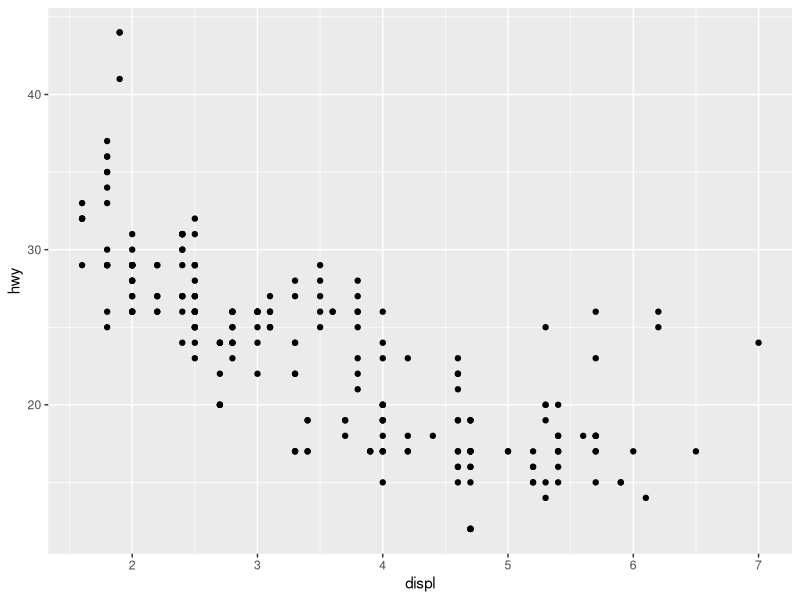
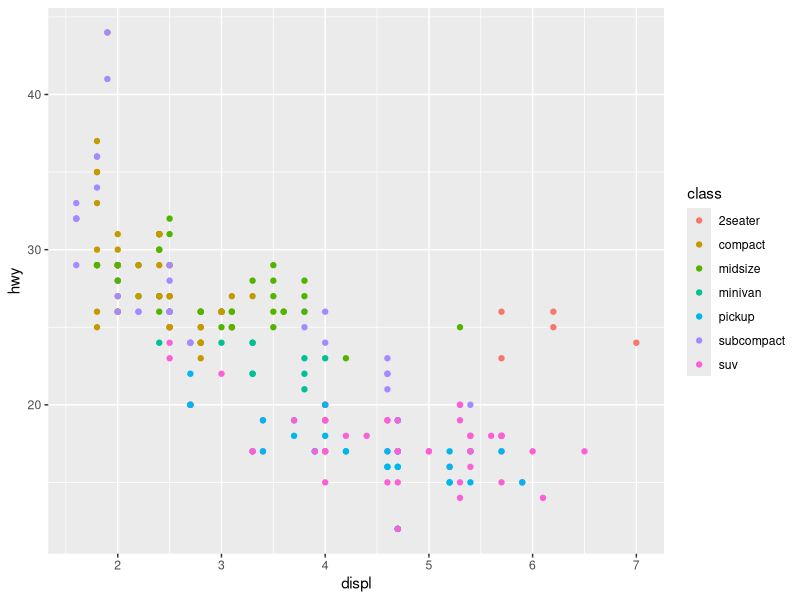
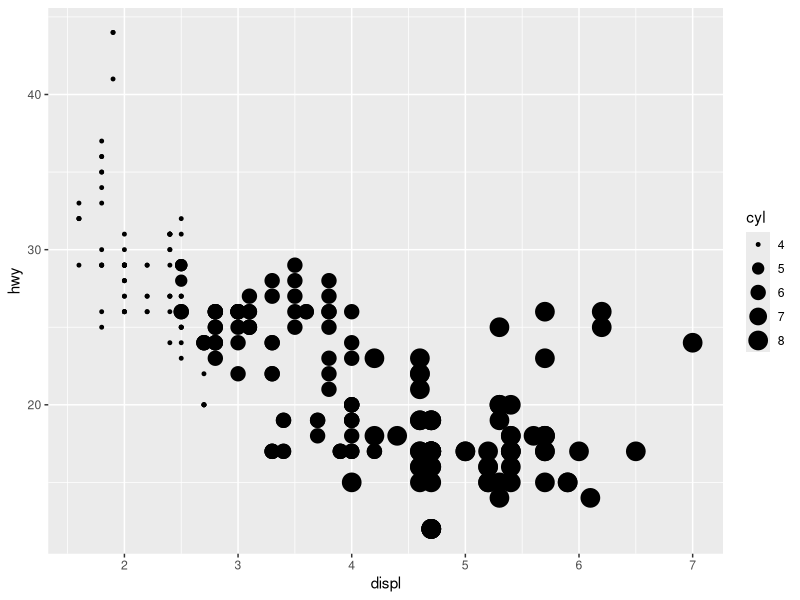
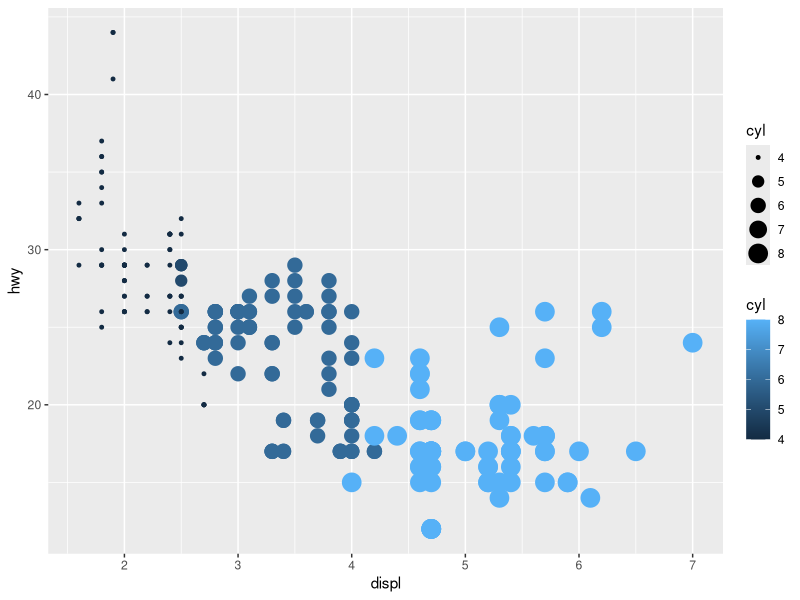
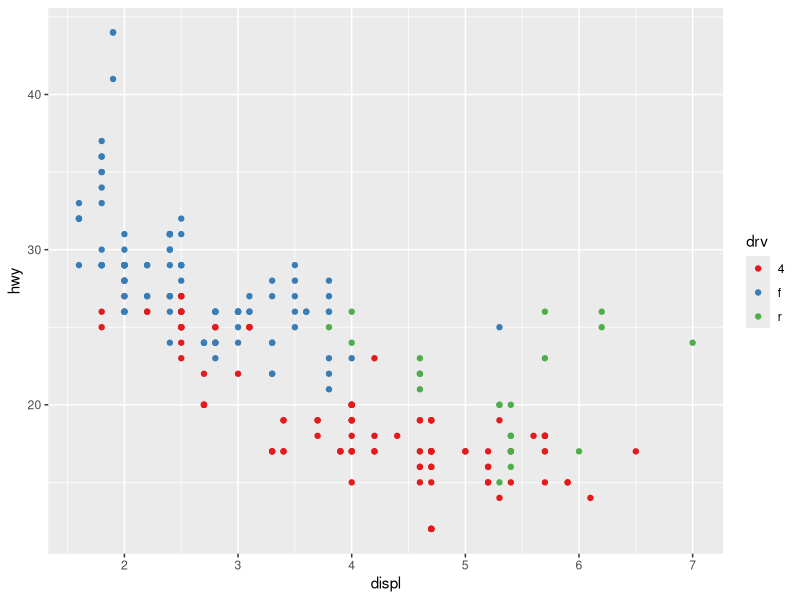
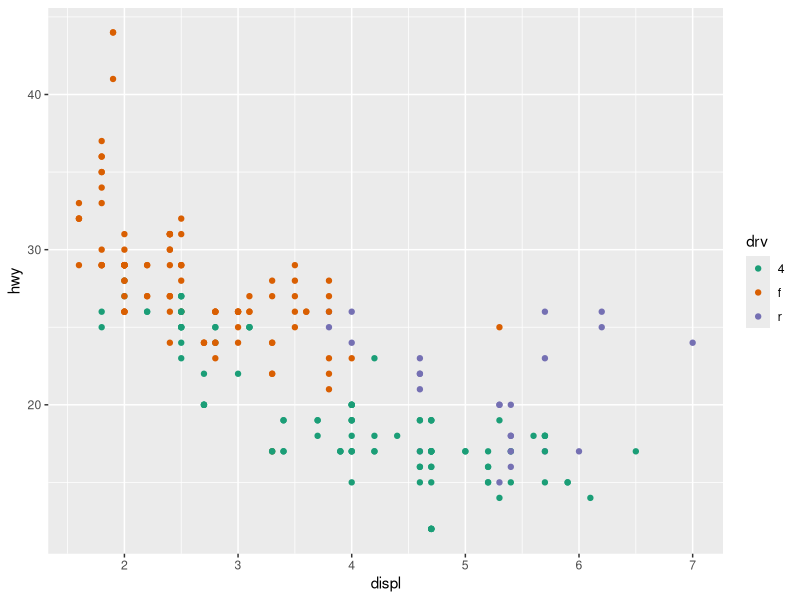
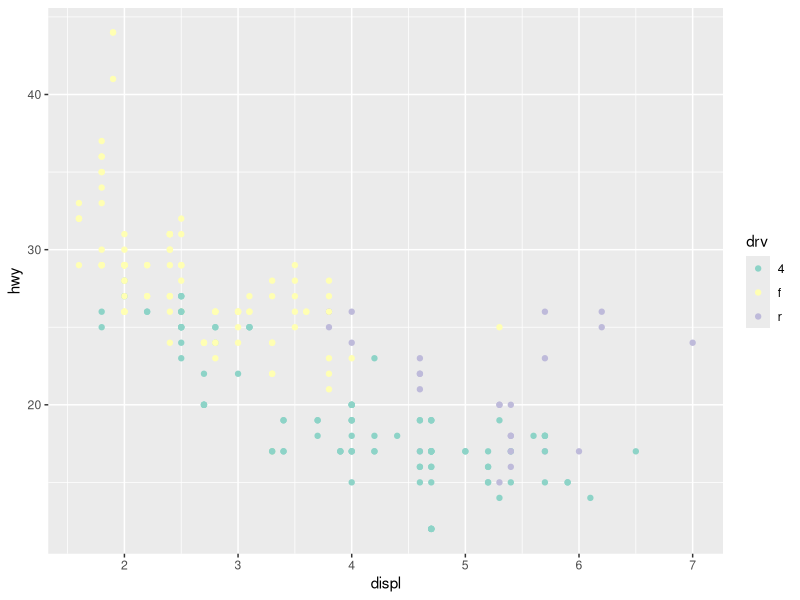
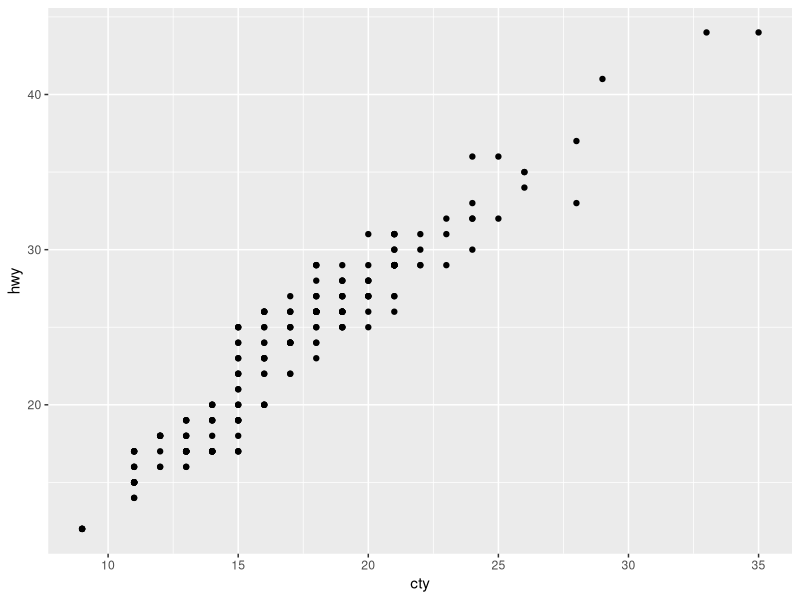

The R source for these figures, in order:
#library(ggplot2)

library(tidyverse)# QUESTION: How can you find out what other datasets are included with ggplot2 ?

data(package="ggplot2")
#data(package="tidyverse")
# Question : Can you List all datasets that are loaded in the memory currently ?
data()

# miles per gallon Dataset
# Fuel economy data from 1999 and 2008 for 38 popular models of car
# http://fueleconomy.gov.
mpg

# Basic Data
nrow(mpg)
ncol(mpg)
names(mpg)
class(mpg)
dim(mpg)
head(mpg)
summary(mpg)

##### DATA SET ####
# 1 Gallon = 3.78 Litres
# 1 Mile = 1.6 km
#• cty and hwy record miles per gallon (mpg) for city and highway driving.
#• displ is the engine displacement in litres.
#       Volume displaced by Pistons
#• drv is the drivetrain: front wheel (f), rear wheel (r) or four wheel (4).
#       The drivetrain (also called driveline) is the sum of components which
#       are delivering the engine power to the wheels. For example, on a rear-wheel drive (RWD) vehicle,
#       the drivetrain consists of: clutch (or torque converter), gearbox (manual or automatic),
#       propeller shaft, differential and drive shafts.
#• model is the model of car. There are 38 models, selected because they had
#   a new edition every year between 1999 and 2008.
#• class, is a categorical variable describing the “type” of car:
#      two seater, SUV, compact, etc.
#• fl, fuel type

############# How to get Unique strings ######
unique(mpg$manufacturer)
unique(mpg$model)
unique(mpg$class)
unique(mpg$fl)

### Questions for thought.
# 1. Do certain manufacturers produce cars with better mileage?
# 2. How fuel economy improved in the decade in question ( 1999-2008) ?

## Exercise
# 1. Which manufacturer has the most the models in this dataset?

### Answer
#library(dplyr)
# group_by(col,..) %>% summarise(action)
by_manufacturer <- group_by(mpg,manufacturer)
numberofModels <- summarise(by_manufacturer, count = n_distinct(model))

## Please further explore package dplyr
# at R Prompt : browseVignettes(package = "dplyr")

#######  ggplot key components - Function call Structure #######
# 1. data (mpg) and x,y var(Aesthetic mapping) are supplied to ggplot
# 2. A layer can be added using '+'

# https://ggplot2.tidyverse.org/reference/geom_point.html
# Scatter Plot defined by
#This produces a scatterplot defined by:
#1. Data: mpg.
#2. Aesthetic mapping: engine size mapped to x position, fuel economy to y
#   position.
#3. Layer: points.
# sns.scatterplot(data=mpg, x="displ", y="hwy")
ggplot(data=mpg) +
  geom_point(mapping = aes(x = displ, y = hwy))

# sns.scatterplot(data=mpg, x="displ", y="hwy", hue="class")
ggplot(data=mpg) +
  geom_point(mapping = aes(x = displ, y = hwy, color=class))

# sns.scatterplot(data=mpg, x="displ", y="hwy", hue="class")
ggplot(data=mpg) +
  geom_point(mapping = aes(x = displ, y = hwy, size=cyl))

# sns.scatterplot(data=mpg, x="displ", y="hwy", hue="day", style="class")
ggplot(data=mpg) +
  geom_point(mapping = aes(x = displ, y = hwy, color=cyl,size=cyl))

# Warning: The shape palette can deal with a maximum of 6 discrete values
# The ColorBrewer scales are documented online at http://colorbrewer2.org/
# Ex: Set1,Set2,Set3,Dark2 etc
# sns.scatterplot(data=tips, x="total_bill", y="tip", hue="size", palette="deep")
ggplot(data=mpg) +
  geom_point(mapping = aes(x = displ, y = hwy, color=drv)) +
  scale_color_brewer(palette = "Set1")
# sns.scatterplot(data=mpg, x="displ", y="hwy", hue="class")
ggplot(data=mpg) +
  geom_point(mapping = aes(x = displ, y = hwy, color=drv)) +
scale_color_brewer(palette = "Dark2")
ggplot(data=mpg) +
  geom_point(mapping = aes(x = displ, y = hwy, color=drv)) +
  scale_color_brewer(palette = "Set3")


# scale_*_gradientn creates a n-colour gradient. For binned variants of these scales, see the color steps scales.
# sns.scatterplot(data=mpg, x="displ", y="hwy", hue="class", size="class")

# http://www.sthda.com/english/wiki/ggplot2-point-shapes

###### CONCLUSION from GRAPH
#as the engine size gets bigger, the fuel economy gets worse.( -ve Correlation)

##Exercises
# Describe the data, aesthetic mappings and layers used for each of the
# following plots.
ggplot(mpg, aes(cty, hwy)) + geom_point()
ggplot(diamonds, aes(carat, price)) + geom_point()
ggplot(economics, aes(date, unemploy)) + geom_line()
ggplot(mpg, aes(cty)) + geom_histogram()


## More Examples
ggplot(mpg, aes(displ, hwy)) + geom_point()
ggplot(mpg, aes(displ, hwy)) + geom_point(colour = "blue")
## OBSERVATION: Points in BLUE color

ggplot(mpg, aes(displ, hwy)) + geom_point(aes(colour = "bluei"))
## OBSERVATION: Points in PINK color and Legend "blue"
# The second plot maps (not sets) the colour to the value ‘darkblue’.
# This effectively creates a new variable containing only the value ‘darkblue’
# and then scales it with a colour scale. Because this value is discrete, the
# default colour scale uses evenly spaced colours on the colour wheel, and since
# there is only one value this colour is pinkish
## See vignette("ggplot2-specs") for the values needed for colour and other aesthetics.

### We can override default scale
ggplot(mpg, aes(displ, hwy)) +
  geom_point(aes(colour = "darkblue")) +
  scale_colour_identity()


##### Exercise
# Experiment with the colour, shape and size aesthetics. What happens
# when you map them to continuous values? What about categorical values?
#   What happens when you use more than one aesthetic in a plot?
## cty is a continous variable
mpg$cty
ggplot(mpg, aes(displ, hwy, colour = cty)) +
    geom_point()
# Any relation to min,max etc??
summary(mpg$cty)

##### Facetting ######
# There are two types of facetting: grid and wrapped.
# Wrapped is the most useful
# To facet a plot you simply add a facetting specification with facet wrap(),
# which takes the name of a variable preceded by ˜.
ggplot(mpg, aes(displ, hwy)) +
  geom_point() +
  facet_wrap(~class)

### When to use Aesthetics and when to use Facetting
# Facetting is an alternative to using aesthetics (like colour, shape or size) to
# differentiate groups
## Aesthetics
ggplot(mpg, aes(displ, hwy, colour = class)) + geom_point()



#######  Plot Geoms #######
# 1.geom smooth() fits a smoother to the data and displays the smooth and its
# standard error.
# 2.geom boxplot() produces a box-and-whisker plot to summarise the distribution
# of a set of points.
# 3.geom histogram() and geom freqpoly() show the distribution of continuous
# variables.
# 4.geom bar() shows the distribution of categorical variables.
# 5.geom path() and geom line() draw lines between the data points. A line plot
# is constrained to produce lines that travel from left to right, while paths
# can go in any direction. Lines are typically used to explore how things
# change over time.


####### Adding a Smoother to a Plot
# If you have a scatterplot with a lot of noise, it can be hard to see the dominant
# pattern. In this case it’s useful to add a smoothed line to the plot with geom smooth()
ggplot(mpg, aes(displ, hwy)) +
  geom_point() +
  geom_smooth()

# Regression Method
ggplot(mpg, aes(displ, hwy)) +
  geom_point() +
  geom_smooth(method = "lm")

####### Adding a Box-plot
ggplot(mpg, aes(drv, hwy)) + geom_boxplot()

####### Histograms and Frequency Polygons
ggplot(mpg, aes(hwy)) + geom_histogram()
ggplot(mpg, aes(hwy)) + geom_freqpoly()

ggplot(mpg, aes(hwy)) +
  geom_freqpoly(binwidth = 1)

# To compare the distributions of different subgroups, you can map
# a categorical variable to either fill (for geom histogram()) or
# colour (for geom freqpoly()).
p1 <- ggplot(mpg, aes(displ, colour = drv)) +
  geom_freqpoly(binwidth = 0.5)
p2 <- ggplot(mpg, aes(displ, fill = drv)) +
  geom_histogram(binwidth = 0.5) +
  facet_wrap(~drv, ncol = 1)
p1
p2
####### Histograms and Frequency Polygons
library(gridExtra)
grid.arrange(p1, p2, nrow = 1)

### Bar Charts
t <- ggplot(mpg, aes(manufacturer)) +
  geom_bar()
t
#### Changing titles
t + labs(title ="Bar Chart for Manufacturer", x = "New x", y = "New y")
